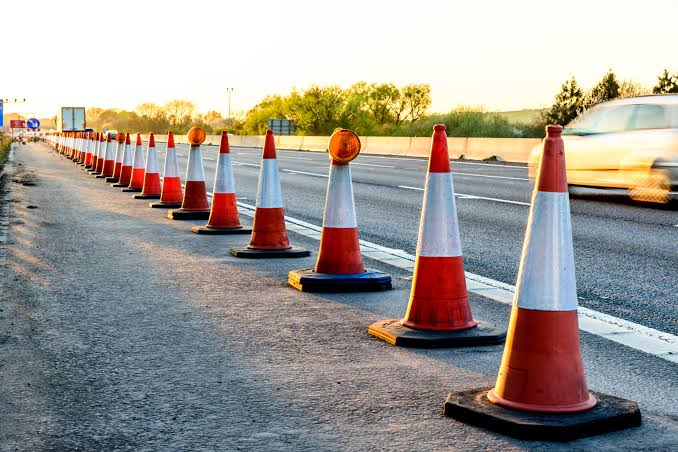
#> input picture construction_zone/test_images/construction_zone_real.jpg, 678 x 452 px
$ python main.py
#> lines starting #> are read from the running program, lines starting #| are printed output that depends on the picture; after the words box and inside, x2 and y2 are one past the last pixel; in counts of white or black regions, pixels touching at a corner belong together
### construction_zone/detector.py
import cv2
import numpy as np


class ConstructionZoneDetector:
    """
    Détecteur simple de zone de chantier.
    Il détecte les cônes orange et affiche l'action demandée.
    """

    def __init__(self, min_cone_area=300):
        # Surface minimale pour accepter un cône
        self.min_cone_area = min_cone_area

        # Couleur orange en HSV
        self.orange_lower1 = np.array([0, 70, 70])
        self.orange_upper1 = np.array([25, 255, 255])

        self.orange_lower2 = np.array([160, 70, 70])
        self.orange_upper2 = np.array([180, 255, 255])

    def detect_cones(self, frame):
        """
        Détecter les cônes orange dans l'image.
        """
        h_img, w_img = frame.shape[:2]

        # Réduire le bruit
        blurred = cv2.GaussianBlur(frame, (5, 5), 0)

        # Convertir l'image en HSV
        hsv = cv2.cvtColor(blurred, cv2.COLOR_BGR2HSV)

        # Créer le masque orange
        mask1 = cv2.inRange(hsv, self.orange_lower1, self.orange_upper1)
        mask2 = cv2.inRange(hsv, self.orange_lower2, self.orange_upper2)
        mask = cv2.bitwise_or(mask1, mask2)

        # Ignorer le haut de l'image
        mask[:int(h_img * 0.18), :] = 0

        # Nettoyer le masque
        kernel_close = cv2.getStructuringElement(cv2.MORPH_RECT, (5, 13))
        kernel_open = cv2.getStructuringElement(cv2.MORPH_RECT, (3, 3))

        mask = cv2.morphologyEx(mask, cv2.MORPH_CLOSE, kernel_close)
        mask = cv2.morphologyEx(mask, cv2.MORPH_OPEN, kernel_open)

        # Trouver les contours
        contours, _ = cv2.findContours(mask, cv2.RETR_EXTERNAL, cv2.CHAIN_APPROX_SIMPLE)

        cones = []

        for contour in contours:
            area = cv2.contourArea(contour)

            # Ignorer les petits objets
            if area < self.min_cone_area:
                continue

            x, y, w, h = cv2.boundingRect(contour)

            # Ignorer les objets trop petits
            if w < 7 or h < 10:
                continue

            # Ignorer les objets trop grands
            if w > 180 or h > 240:
                continue

            # Vérifier la forme verticale
            aspect_ratio = h / float(w)

            if aspect_ratio < 0.5 or aspect_ratio > 5.8:
                continue

            # Calculer le centre du bas du cône
            cx = int(x + w / 2)
            cy = int(y + h)

            cones.append({
                "box": (x, y, w, h),
                "ground_center": (cx, cy),
                "area": area
            })

        # Trier par taille et garder seulement les cônes principaux
        cones = sorted(cones, key=lambda c: c["area"], reverse=True)
        cones = cones[:7]

        # Trier du plus loin au plus proche
        cones = sorted(cones, key=lambda c: c["ground_center"][1])

        return cones

    def analyze_scene(self, cones):
        """
        Si plusieurs cônes sont détectés, il y a une zone de chantier.
        """
        return len(cones) >= 3

    def draw_path_line(self, output_frame, cones):
        """
        Dessiner une ligne qui suit les cônes détectés.
        """
        if len(cones) < 2:
            return None, 0.0

        points = np.array([cone["ground_center"] for cone in cones], dtype=np.float32)

        vx, vy, x0, y0 = cv2.fitLine(points, cv2.DIST_L2, 0, 0.01, 0.01)

        vx = float(vx[0])
        vy = float(vy[0])
        x0 = float(x0[0])
        y0 = float(y0[0])

        slope = vx / vy if abs(vy) > 1e-6 else 0.0

        h_img, w_img = output_frame.shape[:2]

        y1 = int(np.min(points[:, 1]))
        y2 = int(np.max(points[:, 1]))

        x1 = int(x0 + slope * (y1 - y0))
        x2 = int(x0 + slope * (y2 - y0))

        x1 = max(0, min(w_img - 1, x1))
        x2 = max(0, min(w_img - 1, x2))

        fitted_line = ((x1, y1), (x2, y2))

        cv2.line(output_frame, fitted_line[0], fitted_line[1], (0, 255, 255), 3)

        return fitted_line, slope

    def draw_overlay(self, output_frame, merge_required):
        """
        Afficher le message demandé par la question 6.
        """
        h, w = output_frame.shape[:2]

        cv2.rectangle(output_frame, (0, 0), (w, 88), (0, 0, 0), -1)

        if merge_required:
            cv2.putText(
                output_frame,
                "ACTION: CONSTRUCTION ZONE - MERGING LEFT",
                (15, 35),
                cv2.FONT_HERSHEY_SIMPLEX,
                0.55,
                (0, 0, 255),
                2
            )

            cv2.putText(
                output_frame,
                "LANE KEEPING DISABLED - FOLLOWING CONES",
                (15, 68),
                cv2.FONT_HERSHEY_SIMPLEX,
                0.48,
                (0, 255, 255),
                2
            )
        else:
            cv2.putText(
                output_frame,
                "NO CONSTRUCTION MERGE DETECTED",
                (15, 45),
                cv2.FONT_HERSHEY_SIMPLEX,
                0.55,
                (0, 255, 0),
                2
            )

    def process_image(self, frame):
        """
        Traiter l'image et retourner le résultat.
        """
        if frame is None:
            raise ValueError("Image vide.")

        output_frame = frame.copy()

        # Détecter les cônes
        cones = self.detect_cones(frame)

        # Prendre la décision
        merge_required = self.analyze_scene(cones)

        # Dessiner les cônes
        for cone in cones:
            x, y, w, h = cone["box"]
            cx, cy = cone["ground_center"]

            cv2.rectangle(output_frame, (x, y), (x + w, y + h), (255, 0, 0), 2)
            cv2.circle(output_frame, (cx, cy), 5, (0, 255, 0), -1)

            label_y = max(105, y - 5)

            cv2.putText(
                output_frame,
                "CONE",
                (x, label_y),
                cv2.FONT_HERSHEY_SIMPLEX,
                0.45,
                (255, 0, 0),
                1
            )

        # Dessiner la ligne
        fitted_line, slope = self.draw_path_line(output_frame, cones)

        # Afficher l'action
        self.draw_overlay(output_frame, merge_required)

        metadata = {
            "detected_cones_count": len(cones),
            "cones_coordinates": [c["ground_center"] for c in cones],
            "fitted_line": fitted_line,
            "slope": slope,
            "construction_zone_detected": merge_required,
            "lane_keeping_disabled": merge_required,
            "system_action": (
                "ACTION: CONSTRUCTION ZONE - MERGING LEFT"
                if merge_required
                else "NO CONSTRUCTION MERGE DETECTED"
            )
        }

        return output_frame, merge_required, metadata

### construction_zone/main.py
import cv2
import os
from detector import ConstructionZoneDetector


def create_detector():
    """
    Créer le détecteur.
    On garde une valeur moyenne pour éviter trop de fausses détections.
    """
    return ConstructionZoneDetector(min_cone_area=320)


def process_image():
    """
    Tester le module avec une image réelle.
    """
    image_path = os.path.join("test_images", "construction_zone_real.jpg")

    if not os.path.exists(image_path):
        image_path = os.path.join("test_images", "construction_zone_real.jpeg")

    if not os.path.exists(image_path):
        print("Erreur : image introuvable.")
        print("Mets l'image dans test_images/construction_zone_real.jpg")
        return

    results_dir = "results"
    os.makedirs(results_dir, exist_ok=True)

    output_path = os.path.join(results_dir, "output_image_result.png")

    frame = cv2.imread(image_path)

    if frame is None:
        print("Erreur : impossible de lire l'image.")
        return

    frame = cv2.resize(frame, (640, 480))

    detector = create_detector()

    annotated_frame, merge_required, metadata = detector.process_image(frame)

    print("\n--- TEST IMAGE ---")
    print("Image utilisée :", image_path)
    print("Cônes détectés :", metadata["detected_cones_count"])
    print("Merge Required :", merge_required)
    print(metadata["system_action"])

    cv2.imwrite(output_path, annotated_frame)
    print("Image résultat sauvegardée :", output_path)

    cv2.imshow("Image Test - Construction Zone", annotated_frame)
    cv2.waitKey(0)
    cv2.destroyAllWindows()


# [109 lines left out: functions process_video, process_camera, not called in this run]


def main():
    """
    Menu simple pour choisir le test.
    """
    print("Construction Zone Detection")
    print("1 - Tester avec image")
    print("2 - Tester avec vidéo")
    print("3 - Tester avec caméra")
    print("4 - Tester image puis vidéo")

    choice = input("Choisis une option : ")
#> the answer given: 1

    if choice == "1":
        process_image()
#> in process_image, frame is the input picture: shape (452, 678, 3); mean B, G, R 149.3, 155.1, 160.9
#> in process_image, `frame = cv2.resize(frame, (640, 480))`:
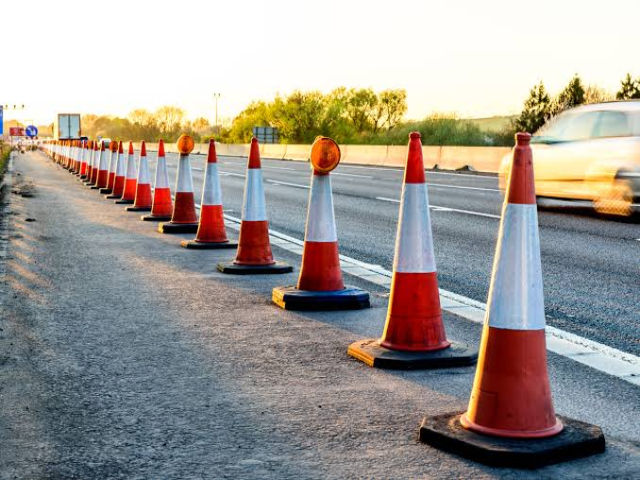
#> frame: shape (480, 640, 3); mean B, G, R 149.2, 155, 160.8
#> in detect_cones, `hsv = cv2.cvtColor(blurred, cv2.COLOR_BGR2HSV)`: hsv: shape (480, 640, 3); mean H, S, V 58.3, 63.5, 172.7
#> in detect_cones, `mask1 = cv2.inRange(hsv, self.orange_lower1, self.orange_upper1)`:
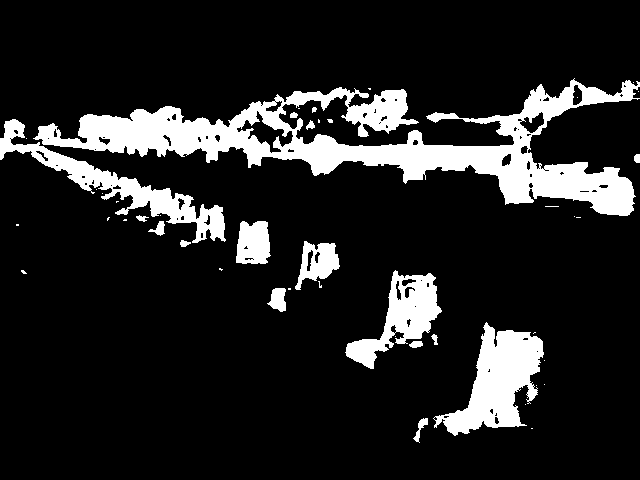
#> mask1: shape (480, 640); 13.9% white; 46 white regions (29 under 20 px), largest, box (x1, y1, x2, y2) and area: (33, 78, 640, 216) 24792, (433, 322, 544, 436) 5904, (0, 119, 226, 243) 4968
#> in detect_cones, `mask2 = cv2.inRange(hsv, self.orange_lower2, self.orange_upper2)`:
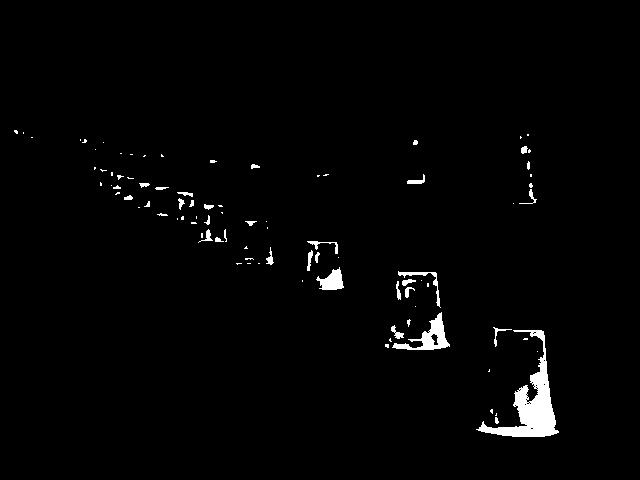
#> mask2: shape (480, 640); 1.8% white; 91 white regions (56 under 20 px), largest, box (x1, y1, x2, y2) and area: (476, 330, 559, 437) 2486, (392, 312, 450, 350) 722, (316, 267, 344, 290) 367
#> in detect_cones, `mask = cv2.bitwise_or(mask1, mask2)`: mask: shape (480, 640); 15.7% white; 35 white regions (20 under 20 px), largest, box (x1, y1, x2, y2) and area: (31, 78, 640, 216) 25143, (433, 322, 559, 437) 8516, (0, 119, 227, 243) 5541
#> in detect_cones, `mask[:int(h_img * 0.18), :] = 0`:
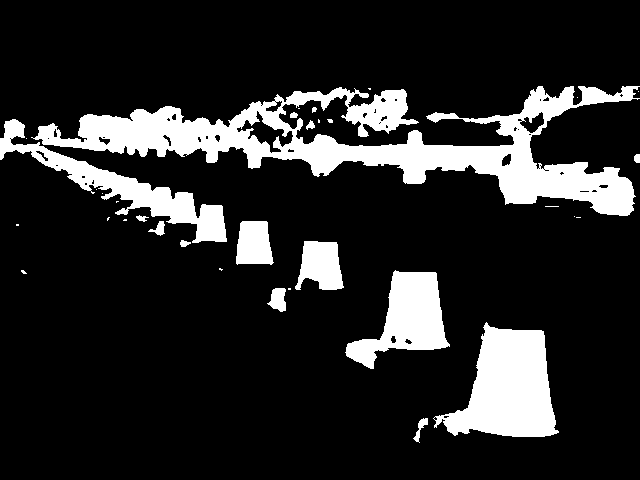
#> mask: shape (480, 640); 15.6% white; 34 white regions (19 under 20 px), largest, box (x1, y1, x2, y2) and area: (31, 86, 640, 216) 25018, (433, 322, 559, 437) 8516, (0, 119, 227, 243) 5541
#> in detect_cones, `mask = cv2.morphologyEx(mask, cv2.MORPH_CLOSE, kernel_close)`:
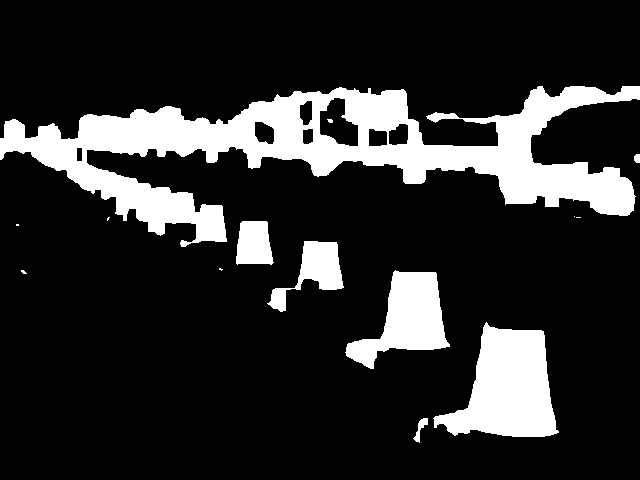
#> mask: shape (480, 640); 17.2% white; 14 white regions (7 under 20 px), largest, box (x1, y1, x2, y2) and area: (0, 86, 640, 247) 35465, (433, 322, 559, 437) 8600, (345, 270, 450, 369) 4993
#> in detect_cones, `mask = cv2.morphologyEx(mask, cv2.MORPH_OPEN, kernel_open)`: mask: shape (480, 640); 17.1% white; 12 white regions (1 under 20 px)
#> in detect_cones, `contours, _ = cv2.findContours(mask, cv2.RETR_EXTERNAL, cv2.CHAIN_APPR..`: contours = 11 contours; largest, box (x1, y1, x2, y2) and area: (0, 86, 640, 243) 36508, (434, 323, 558, 437) 8383, (346, 271, 450, 369) 4816, (295, 241, 343, 290) 1638, (236, 221, 273, 264) 1302
#> the loop in detect_cones, `for contour in contours:` made 11 passes
#> area on passes 1, 2, 4, 7, 9, 10: 37.5, 64, 294.5, 35, 36, 155
#> (area, x, y, w, h, aspect_ratio, cx, cy) on passes 3, 5, 6, 8: (8383, 434, 323, 124, 114, 0.919, 496, 437), (4816, 346, 271, 104, 98, 0.942, 398, 369), (1638, 295, 241, 48, 49, 1.02, 319, 290), (1302, 236, 221, 37, 43, 1.16, 254, 264)
#> after the loop in detect_cones, `for contour in contours:`: cones = 4 items
#> in process_image, `merge_required = self.analyze_scene(cones)`: merge_required = True
#> the loop in process_image, `for cone in cones:` made 4 passes
#> (x, y, w, h, cx, cy, label_y) on passes 1 to 4: (236, 221, 37, 43, 254, 264, 216), (295, 241, 48, 49, 319, 290, 236), (346, 271, 104, 98, 398, 369, 266), (434, 323, 124, 114, 496, 437, 318)
#> after the loop in process_image, `for cone in cones:`:
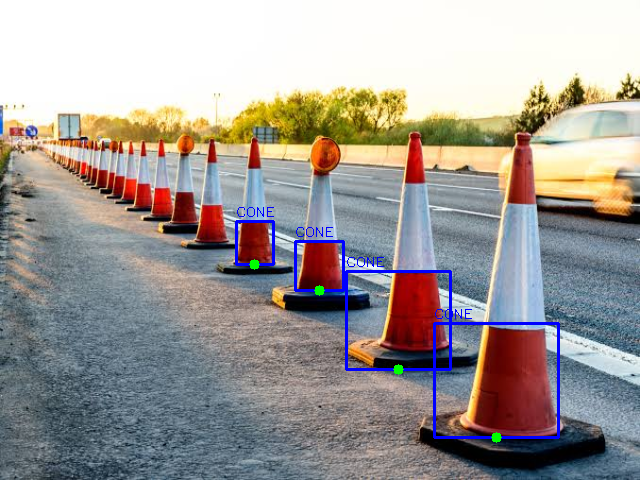
#> output_frame: shape (480, 640, 3); 1.39% of pixels changed, all inside (x1, y1, x2, y2) = (235, 207, 560, 443)
#> in draw_path_line, `points = np.array([cone["ground_center"] for cone in cones], dtype=np...`: points = [[254, 264], [319, 290], [398, 369], [496, 437]]
#> in draw_path_line, `vx, vy, x0, y0 = cv2.fitLine(points, cv2.DIST_L2, 0, 0.01, 0.01)`: vx = [0.8]; vy = [0.601]; x0 = [366.8]; y0 = [340]
#> in draw_path_line, `vx = float(vx[0])`: vx = 0.8
#> in draw_path_line, `vy = float(vy[0])`: vy = 0.601
#> in draw_path_line, `x0 = float(x0[0])`: x0 = 366.8
#> in draw_path_line, `y0 = float(y0[0])`: y0 = 340
#> in draw_path_line, `slope = vx / vy if abs(vy) > 1e-6 else 0.0`: slope = 1.33
#> in draw_path_line, `y1 = int(np.min(points[:, 1]))`: y1 = 264
#> in draw_path_line, `y2 = int(np.max(points[:, 1]))`: y2 = 437
#> in draw_path_line, `x1 = int(x0 + slope * (y1 - y0))`: x1 = 265
#> in draw_path_line, `x2 = int(x0 + slope * (y2 - y0))`: x2 = 495
#> in draw_path_line, `fitted_line = ((x1, y1), (x2, y2))`: fitted_line = ((265, 264), (495, 437))
#> in process_image, `fitted_line, slope = self.draw_path_line(output_frame, cones)`: slope = 1.33
#> in draw_overlay, `cv2.putText( output_frame, "LANE KEEPING DISABLED - FOLLOWING CONES", ..`:
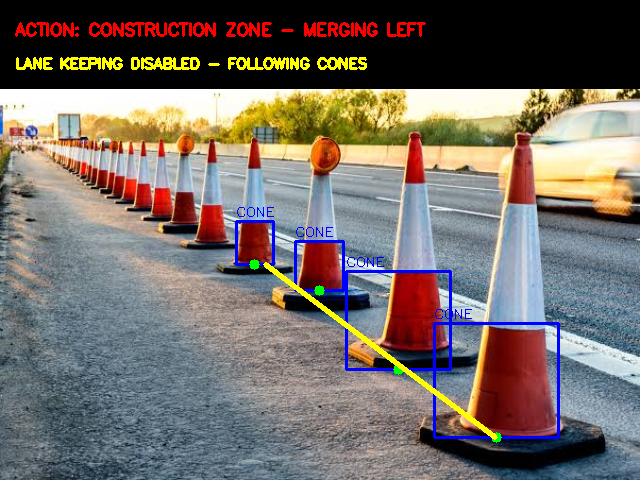
#> output_frame: shape (480, 640, 3); mean B, G, R 104, 109.7, 117.5
#> in process_image, `annotated_frame, merge_required, metadata = detector.process_image(fra..`: merge_required = True; metadata = 7 items
#| Cônes détectés : 4
#| Merge Required : True
#| ACTION: CONSTRUCTION ZONE - MERGING LEFT
    elif choice == "2":
        process_video()
    elif choice == "3":
        process_camera()
    elif choice == "4":
        process_image()
        process_video()
    else:
        print("Choix invalide.")


if __name__ == "__main__":
    main()
